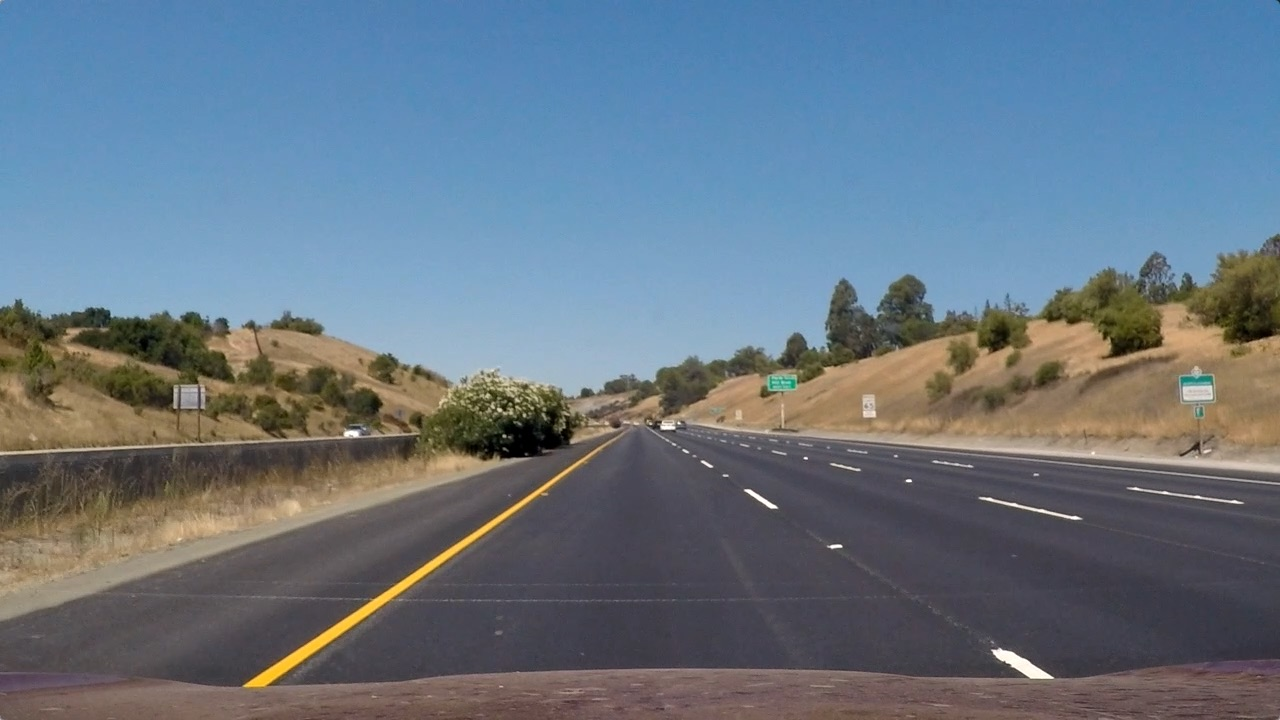
#> input picture test_images/straight_lines1.jpg, 1280 x 720 px
$ python -i img_operations.py   (imports and definitions only)   (older library calls are emulated)
#> lines starting #> are read from the running program, lines starting #| are printed output that depends on the picture; after the words box and inside, x2 and y2 are one past the last pixel; in counts of white or black regions, pixels touching at a corner belong together
import numpy as np
import cv2


class ImgOperator:
    def __init__(self):
        self.description = "Image Threshold and Image Operation Holder"
        self.sobel_thresh_x = (20, 100)
        self.sobel_thresh_y = (50, 100)
        self.clahe = cv2.createCLAHE(clipLimit=2.0, tileGridSize=(8, 8))
        self.sobel_kernel = 3
        self.mag_thresh = (30, 240)
        self.dir_thresh = (0.7, 1.3)
        self.thresh_h = (0, 60)
        self.thresh_l = (0, 60)
        self.thresh_s = (100, 255)
        self.hcr = 230  # Horizontal Row Crop (Selecting only a part of image to neglect unnecessary area in Image processing)
        self.vcc = 0
        self.channel_select = 2  # 0-Blue, 1-Green, 2 - Red in BGR Format (Change According to the way of image ingestion)

    # [14 lines left out: functions histogram_equalizer, warp_image, not called in this run]

    def sobel_xy(self, img, orient="x"):
        """
        Function which can apply Sobel x or y.
        Gradient in the x-direction ==> Edges closer to vertical.
        Gradient in the y-direction ==> Edges closer to horizontal.
        Default - X direction
        """
        if orient == "x":
            abs_sobel = np.absolute(cv2.Sobel(img, cv2.CV_64F, 1, 0))
            sobel_thresh = self.sobel_thresh_x
        if orient == "y":
            abs_sobel = np.absolute(cv2.Sobel(img, cv2.CV_64F, 0, 1))
            sobel_thresh = self.sobel_thresh_y
        # Rescale back to 8 bit integer
        scaled_sobel = np.uint8(255 * abs_sobel / np.max(abs_sobel))
        binary_output = np.zeros_like(scaled_sobel)
        binary_output[
            (scaled_sobel >= sobel_thresh[0]) & (scaled_sobel <= sobel_thresh[1])
        ] = 255
        return binary_output

    def mag_dir_thresh(self, img):
        """
        Function to Calculate Magnitude of the Gradient using x and y
        """

        # Take both Sobel x and y gradients
        sobelx = cv2.Sobel(img, cv2.CV_64F, 1, 0, ksize=self.sobel_kernel)
        sobely = cv2.Sobel(img, cv2.CV_64F, 0, 1, ksize=self.sobel_kernel)
        # Calculate the gradient magnitude
        gradmag = np.sqrt(sobelx**2 + sobely**2)
        scale_factor = np.max(gradmag) / 255
        gradmag = (gradmag / scale_factor).astype(np.uint8)
        # Create a binary image of ones where threshold is met, zeros otherwise
        binary_output_mag = np.zeros_like(gradmag)
        binary_output_mag[
            (gradmag >= self.mag_thresh[0]) & (gradmag <= self.mag_thresh[1])
        ] = 255

        # Calculate Absolute Gradient
        absgraddir = np.arctan2(np.absolute(sobely), np.absolute(sobelx))
        binary_output_dir = np.zeros_like(absgraddir)
        binary_output_dir[
            (absgraddir >= self.dir_thresh[0]) & (absgraddir <= self.dir_thresh[1])
        ] = 255

        binary_output_dir = binary_output_dir.astype(np.uint8)

        # Return the binary image
        return binary_output_mag, binary_output_dir

    # [4 lines left out: function channel_thresh, not called in this run]

    def gradient_combine_threshold(self, img):
        """
        Lane finding from Gradient information of the selected channel
        if the Ingested image is BGR
        CV2 base format - BGR (B-0, G-1, R-2)
        """
        rows, cols = img.shape[:2]
        select_channel = img[self.hcr : rows - 10, 0:cols, self.channel_select]

        sobelx = self.sobel_xy(select_channel, "x")
        sobely = self.sobel_xy(select_channel, "y")
        mag_img, dir_img = self.mag_dir_thresh(select_channel)

        # Combine Gradient Measurements
        gradient_comb = np.zeros_like(dir_img).astype(np.uint8)
        gradient_comb[
            ((sobelx > 1) & (mag_img > 1) & (dir_img > 1))
            | ((sobelx > 1) & (sobely > 1))
        ] = 255

        return gradient_comb

    # [38 lines left out: functions hls_combined_threshold, combined_hls_sobel_threshold, not called in this run]

>>> import cv2
>>> picture = cv2.imread('../test_images/straight_lines1.jpg')
#> picture is the input picture: shape (720, 1280, 3); mean B, G, R 131.2, 117.7, 103.2
>>> result = ImgOperator().gradient_combine_threshold(picture)
#> in gradient_combine_threshold, `select_channel = img[self.hcr : rows - 10, 0:cols, self.channel_select]`:
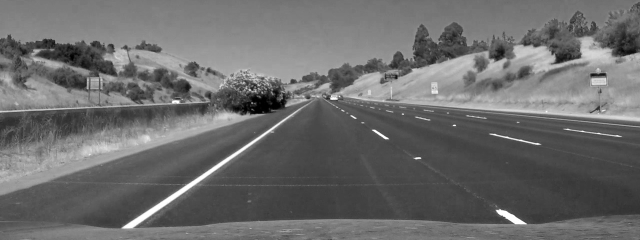
#> select_channel: shape (480, 1280) (shown at 1/2 size); min 0, max 255, mean 107.9
#> in gradient_combine_threshold, `sobelx = self.sobel_xy(select_channel, "x")`:
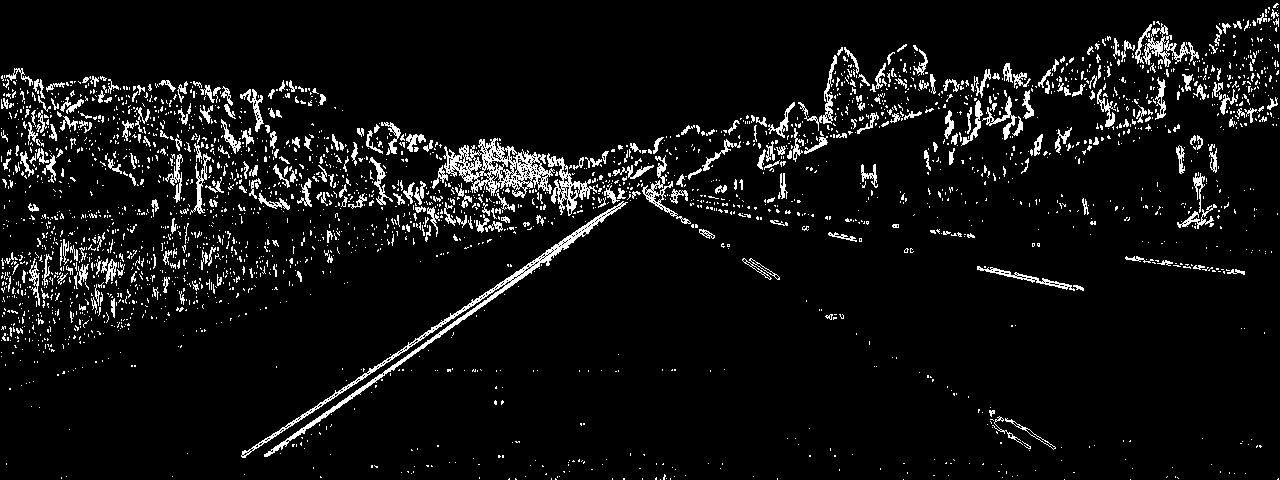
#> sobelx: shape (480, 1280); 6.6% white in thin lines or dots
#> in mag_dir_thresh, `sobely = cv2.Sobel(img, cv2.CV_64F, 0, 1, ksize=self.sobel_kernel)`:
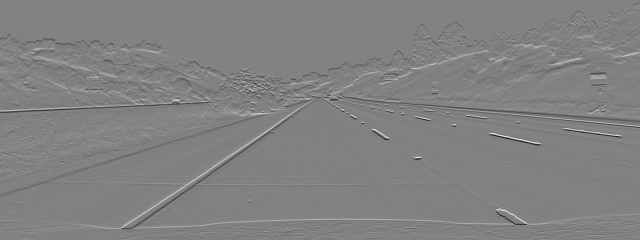
#> sobely: shape (480, 1280) float64 (shown at 1/2 size); min -772, max 745, mean 0; drawn with min black and max white
#> in mag_dir_thresh, `scale_factor = np.max(gradmag) / 255`: scale_factor = 3.11
#> in mag_dir_thresh, `absgraddir = np.arctan2(np.absolute(sobely), np.absolute(sobelx))`:
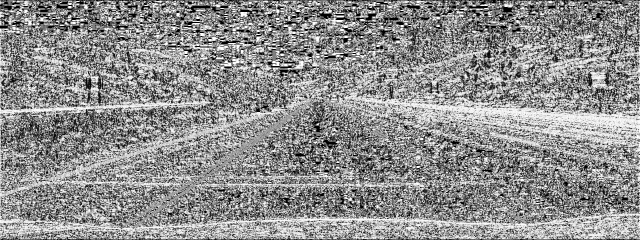
#> absgraddir: shape (480, 1280) float64 (shown at 1/2 size); min 0, max 1.57, mean 0.879; drawn with min black and max white
#> in gradient_combine_threshold, `mag_img, dir_img = self.mag_dir_thresh(select_channel)`:
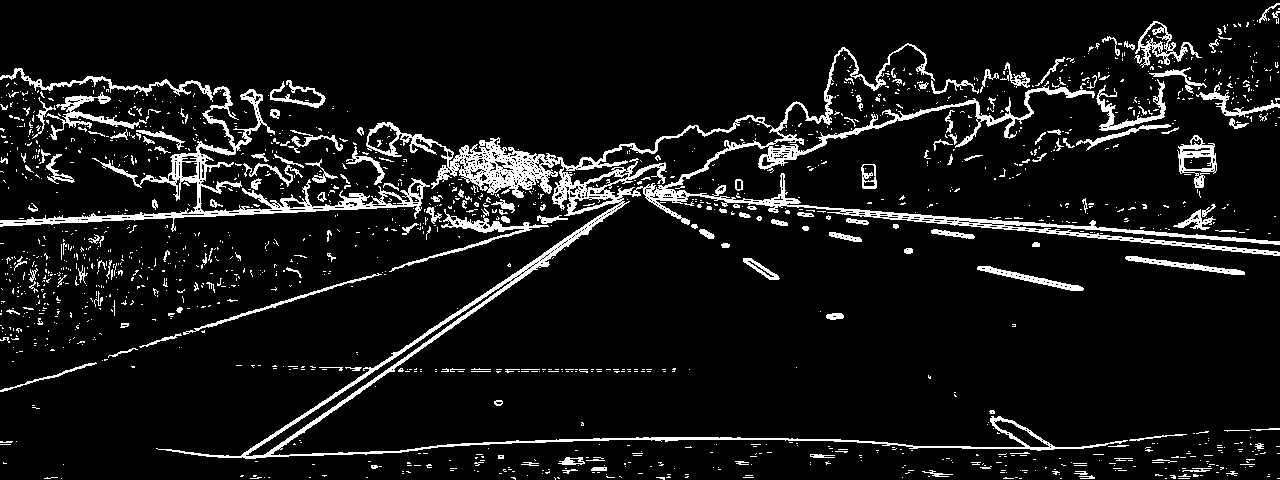
#> mag_img: shape (480, 1280); 8.4% white; 1529 white regions (1345 under 20 px), largest, box (x1, y1, x2, y2) and area: (156, 43, 1280, 459) 21630, (0, 86, 430, 232) 5745, (389, 208, 549, 272) 1075
#> in gradient_combine_threshold, `mag_img, dir_img = self.mag_dir_thresh(select_channel)`:
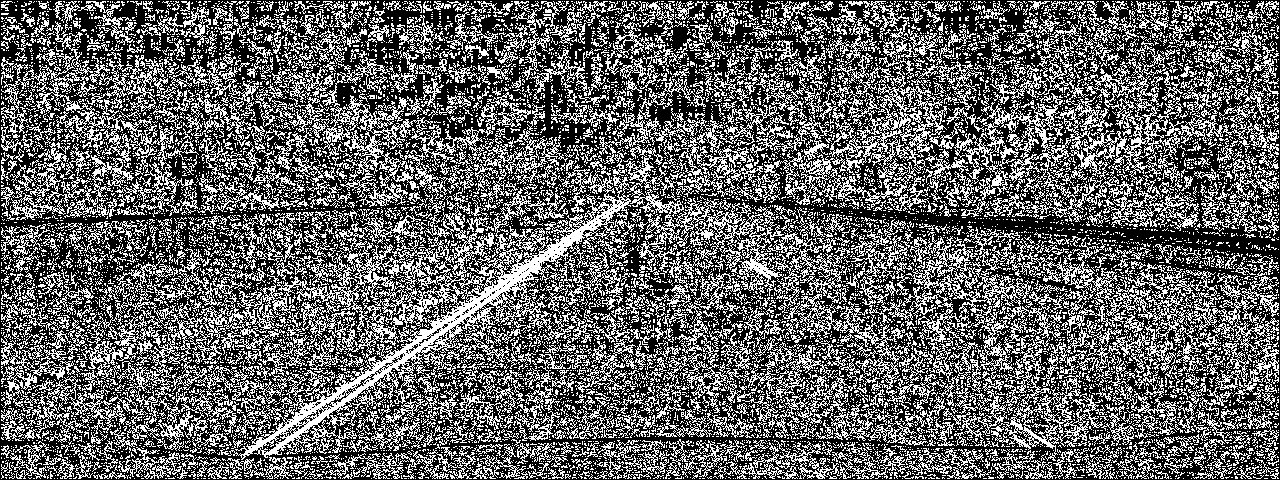
#> dir_img: shape (480, 1280); 39% white in thin lines or dots
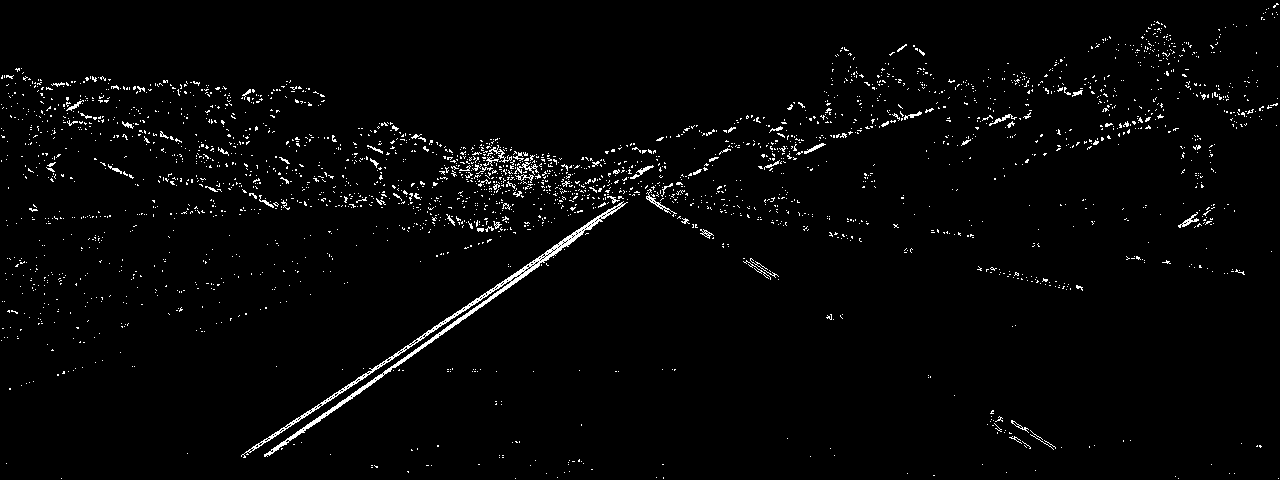
#> result: shape (480, 1280); 2.3% white in thin lines or dots

$ run again, on test_images/straight_lines2.jpg
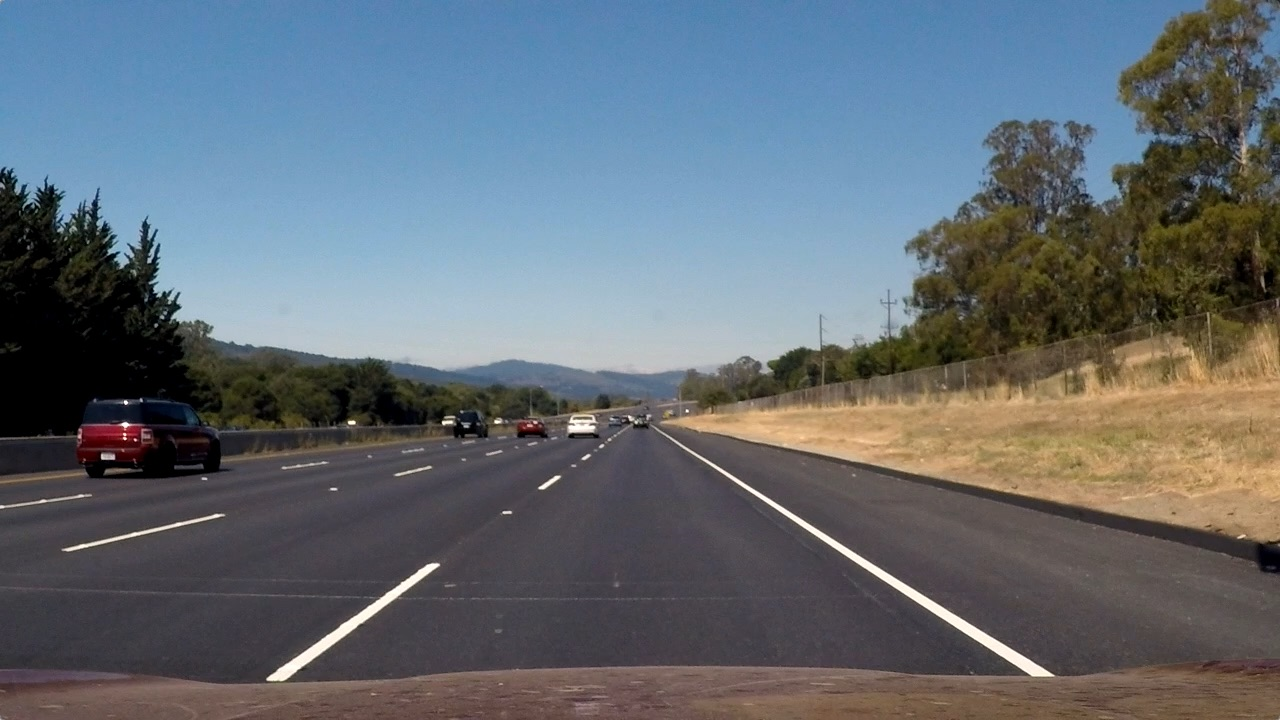
#> input picture test_images/straight_lines2.jpg, 1280 x 720 px
#> picture is the input picture: shape (720, 1280, 3); mean B, G, R 115.1, 107.7, 99.4
#> in mag_dir_thresh, `sobely = cv2.Sobel(img, cv2.CV_64F, 0, 1, ksize=self.sobel_kernel)`:
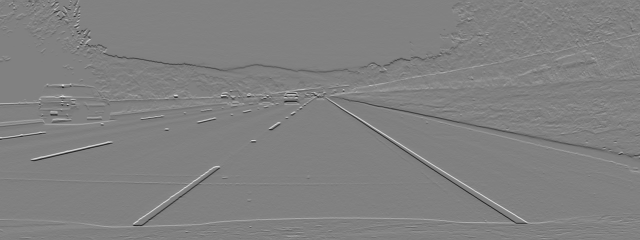
#> sobely: shape (480, 1280) float64 (shown at 1/2 size); min -811, max 791, mean 0; drawn with min black and max white
#> scale_factor = 3.35
#> mag_img: shape (480, 1280); 6.7% white in thin lines or dots
#> dir_img: shape (480, 1280); 38.5% white in thin lines or dots
#> `result = ImgOperator().gradient_combine_threshold(picture)`:
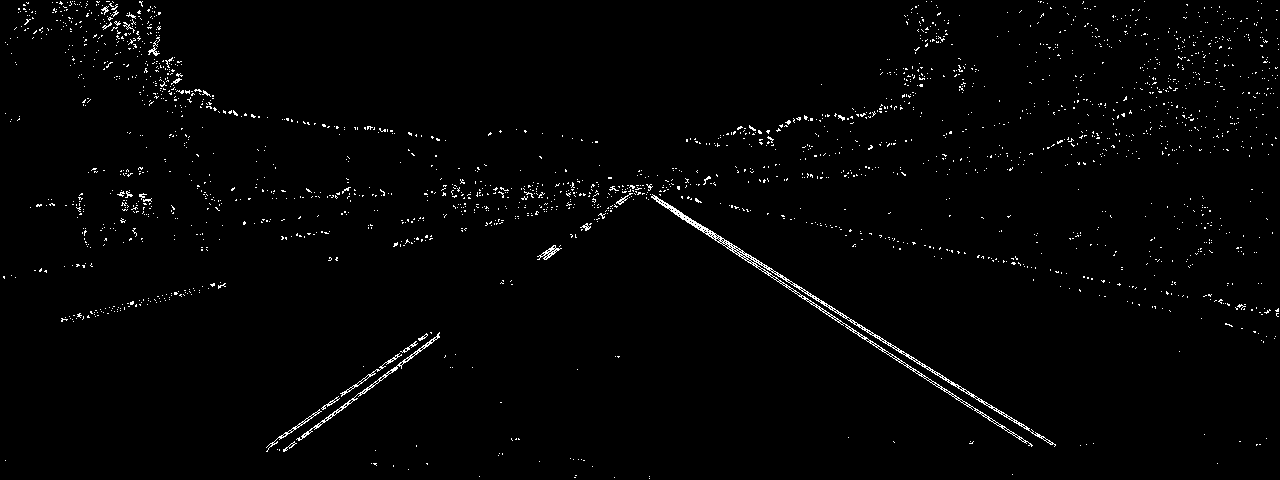
#> result: shape (480, 1280); 1.5% white in thin lines or dots

$ run again, on test_images/test1.jpg
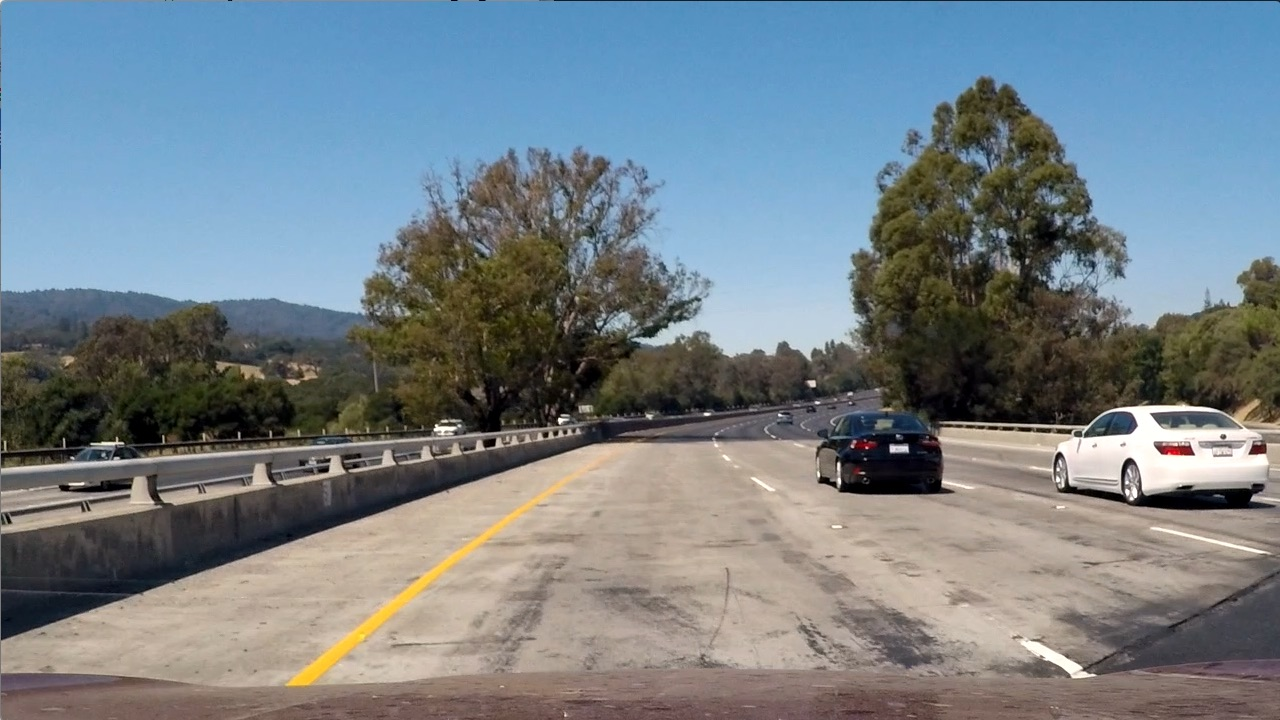
#> input picture test_images/test1.jpg, 1280 x 720 px
#> picture is the input picture: shape (720, 1280, 3); mean B, G, R 135.5, 128.7, 117.5
#> in gradient_combine_threshold, `sobelx = self.sobel_xy(select_channel, "x")`:
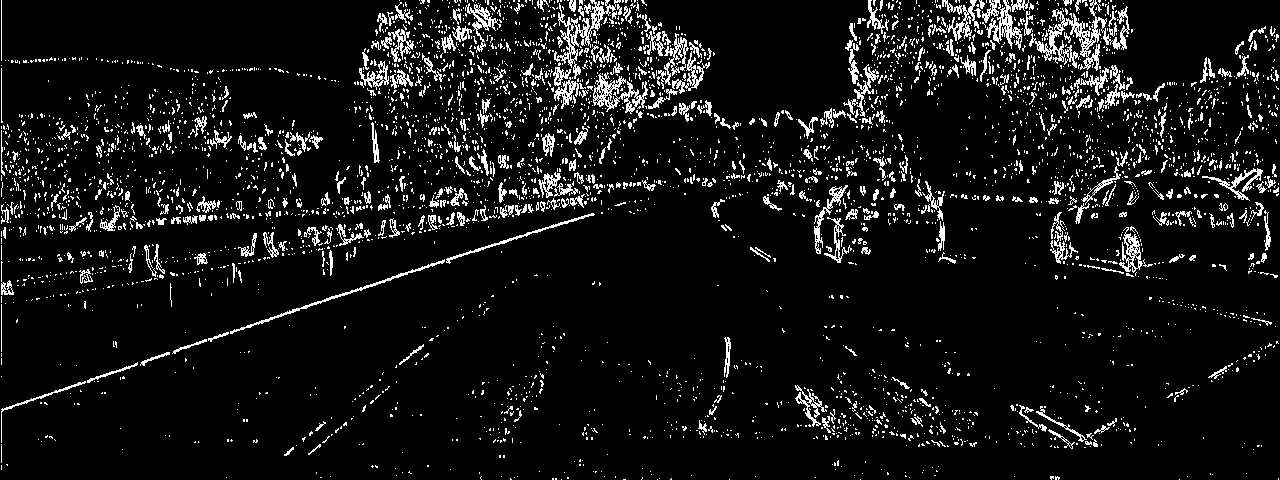
#> sobelx: shape (480, 1280); 7.9% white in thin lines or dots
#> scale_factor = 3.69
#> mag_img: shape (480, 1280); 11.5% white; 2352 white regions (2112 under 20 px), largest, box (x1, y1, x2, y2) and area: (0, 136, 1280, 455) 32809, (593, 0, 883, 135) 4502, (1033, 12, 1133, 95) 2009
#> dir_img: shape (480, 1280); 37.9% white in thin lines or dots
#> `result = ImgOperator().gradient_combine_threshold(picture)`:
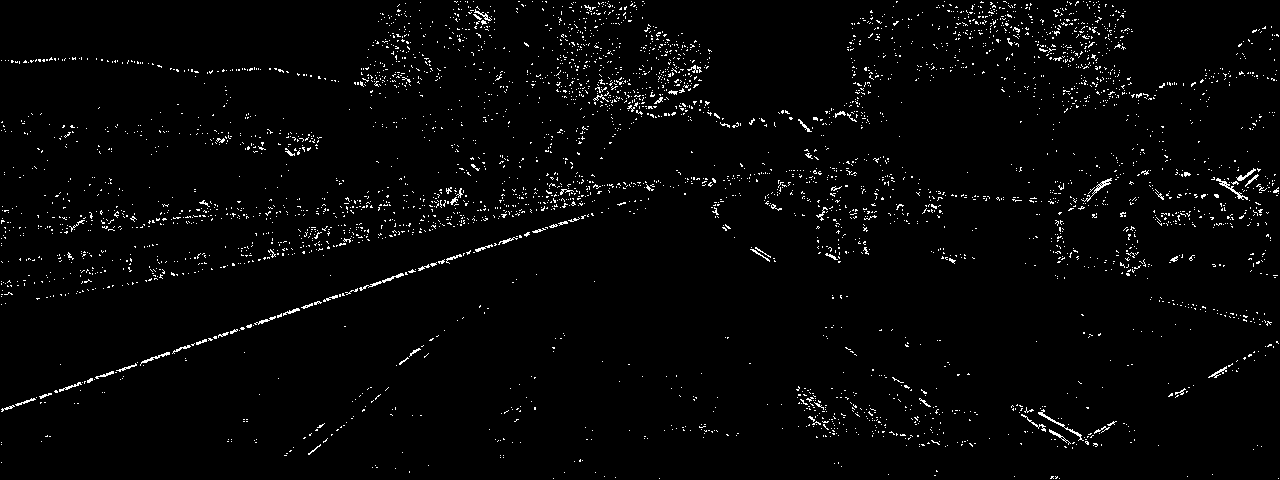
#> result: shape (480, 1280); 2.3% white in thin lines or dots
